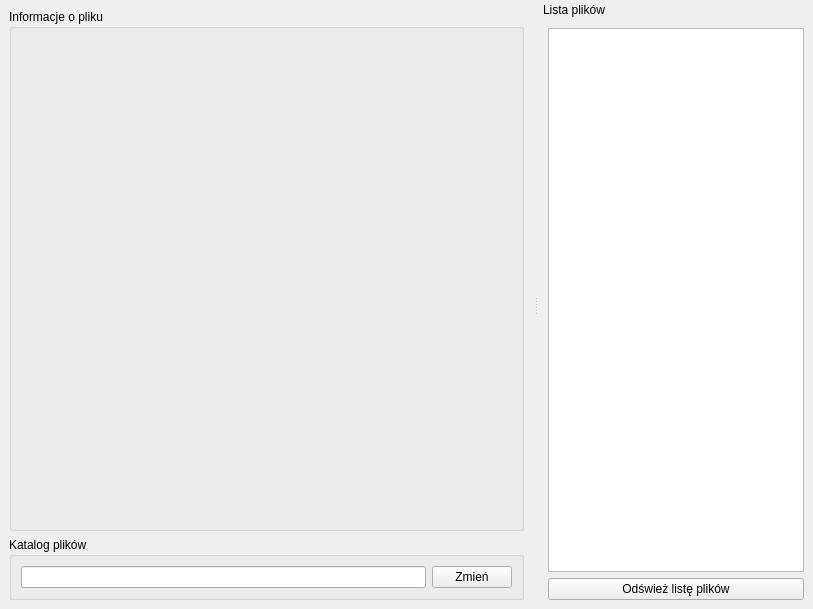
<?xml version="1.0" encoding="UTF-8"?>
<ui version="4.0">
 <class>FilePreview</class>
 <widget class="QMainWindow" name="FilePreview">
  <property name="geometry">
   <rect>
    <x>0</x>
    <y>0</y>
    <width>813</width>
    <height>609</height>
   </rect>
  </property>
  <property name="windowTitle">
   <string>MainWindow</string>
  </property>
  <widget class="QWidget" name="centralwidget">
   <layout class="QGridLayout" name="gridLayout_4">
    <item row="0" column="0">
     <widget class="QGroupBox" name="groupBox">
      <property name="title">
       <string>Informacje o pliku</string>
      </property>
      <layout class="QGridLayout" name="gridLayout_3">
       <item row="1" column="0">
        <spacer name="verticalSpacer">
         <property name="orientation">
          <enum>Qt::Vertical</enum>
         </property>
         <property name="sizeHint" stdset="0">
          <size>
           <width>20</width>
           <height>484</height>
          </size>
         </property>
        </spacer>
       </item>
       <item row="0" column="0">
        <widget class="QLabel" name="infoLabel">
         <property name="text">
          <string/>
         </property>
        </widget>
       </item>
      </layout>
     </widget>
    </item>
    <item row="1" column="0">
     <widget class="QGroupBox" name="groupBox_2">
      <property name="title">
       <string>Katalog plików</string>
      </property>
      <layout class="QGridLayout" name="gridLayout_2">
       <item row="0" column="0">
        <widget class="QLineEdit" name="dataDirPathLabel">
         <property name="readOnly">
          <bool>true</bool>
         </property>
        </widget>
       </item>
       <item row="0" column="1">
        <widget class="QPushButton" name="changeDataDirLabel">
         <property name="text">
          <string>Zmień</string>
         </property>
        </widget>
       </item>
      </layout>
     </widget>
    </item>
   </layout>
  </widget>
  <widget class="QDockWidget" name="dockWidget">
   <property name="features">
    <set>QDockWidget::DockWidgetMovable</set>
   </property>
   <property name="allowedAreas">
    <set>Qt::LeftDockWidgetArea|Qt::RightDockWidgetArea</set>
   </property>
   <property name="windowTitle">
    <string>Lista plików</string>
   </property>
   <attribute name="dockWidgetArea">
    <number>2</number>
   </attribute>
   <widget class="QWidget" name="dockWidgetContents">
    <layout class="QGridLayout" name="gridLayout">
     <item row="0" column="0">
      <widget class="FileListTable" name="fileListTable"/>
     </item>
     <item row="1" column="0">
      <widget class="QPushButton" name="refreshListButton">
       <property name="text">
        <string>Odśwież listę plików</string>
       </property>
      </widget>
     </item>
    </layout>
   </widget>
  </widget>
 </widget>
 <customwidgets>
  <customwidget>
   <class>FileListTable</class>
   <extends>QTableWidget</extends>
   <header>filelisttable.h</header>
  </customwidget>
 </customwidgets>
 <resources/>
 <connections/>
</ui>
